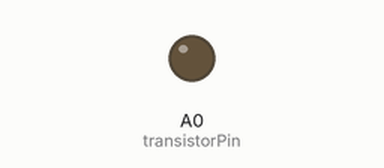
Bench run of a sketch on a simulated Arduino Uno, built with avr-gcc and run on an emulated ATmega328P. Parts: output pins drawn as LEDs (lit = HIGH).

Above: at 0.6 s.
At 3.5 s:
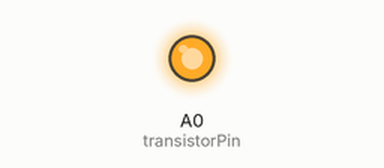
Timing chart, 0 to 11.9 s (numbered marks = the images above):
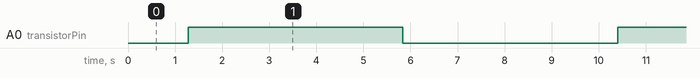

The sketch:

ledstrip_light.ino
```cpp
const int transistorPin = A0;


 void setup() {
   pinMode(transistorPin, OUTPUT);
 }

 void loop() {

     analogWrite(transistorPin, 255);

   for (int brightness = 0; brightness < 255; brightness++) {
      analogWrite(transistorPin, brightness);
      delay(10);
    }

    delay(2000);

    for (int brightness = 255; brightness >= 0; brightness--) {
          analogWrite(transistorPin, brightness);

          delay(10);
    }

    delay(2000);
 }
```

Measured:
- by itself, A0 (transistorPin): alternates HIGH for 4.6 s and LOW for 4.6 s
